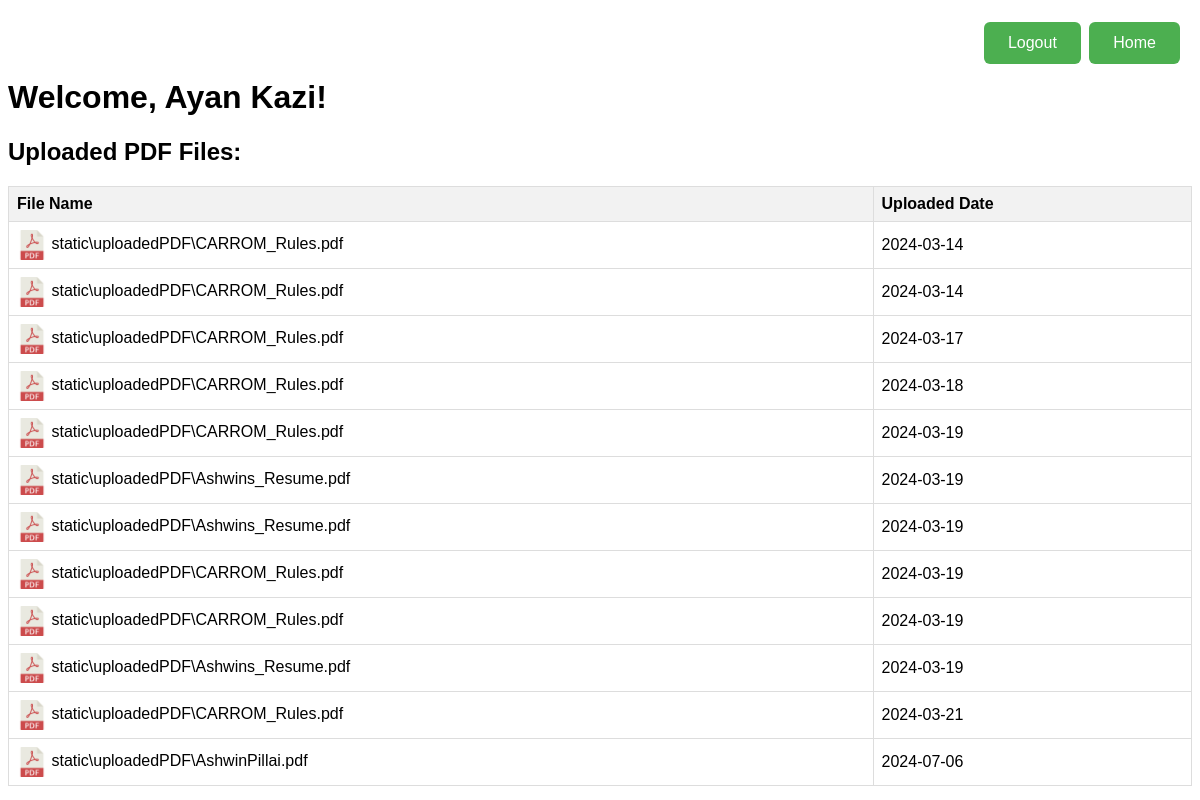
The app's page /my_files (signed in) with its own data.
### tables this page shows
CREATE TABLE UploadedFiles(
        id INTEGER PRIMARY KEY AUTOINCREMENT,
        user_id TEXT NOT NULL,
        pdf_path TEXT NOT NULL,
        created_at TIMESTAMP DEFAULT CURRENT_TIMESTAMP,
        FOREIGN KEY (user_id) REFERENCES Signup (Signup_id)
        );

### flask_app.py (the view)
@app.route('/my_files')
def my_files():
    if not is_logged_in():
        return render_template('access_denied.html')
    else:
        user_id = session['user_id']
        user_name = session['user_name']
        user_pdf_files = get_user_pdf_files(user_id)
        return render_template("my_files.html", user_pdf_files=user_pdf_files, user_name=user_name)

### flask_app.py (called while the page is built)
def get_database_connection():
    return sqlite3.connect('Account.db')

def close_db_connection(conn):
    if conn:
        conn.close()

def is_logged_in():
    return 'user_id' in session

def get_user_pdf_files(user_id):
    conn = get_database_connection()
    cursor = conn.cursor()
    cursor.execute("SELECT pdf_path, DATE(created_at) FROM UploadedFiles WHERE user_id = ?", (user_id,))
    pdf_files = cursor.fetchall()
    close_db_connection(conn)
    pdf_files = [(os.path.basename(pdf_path), created_at) for pdf_path, created_at in pdf_files]
    return pdf_files

### templates/my_files.html (shortened to what this page needs)
<!DOCTYPE html>
<html lang="en">
<head>
    <link rel="stylesheet" href="{{ url_for('static',filename='css/upfiles.css') }}">
</head>
<body>
    <div class="top-buttons">
        <a href="{{ url_for('logout') }}" class="logout-btn">Logout</a>
        <a href="{{ url_for('index') }}" class="home-btn">Home</a>
    </div>
    <h1>Welcome, {{ user_name }}!</h1>
    <h2>Uploaded PDF Files:</h2>
    <table>
        <tr>
            <th>File Name</th>
            <th>Uploaded Date</th>
        </tr>
        {% for pdf_file in user_pdf_files %}
        <tr>
            <td><img src="{{ url_for('static', filename='img/pdf.png') }}" alt="PDF Icon" class="pdf-icon"> {{ pdf_file[0] }}</td>
            <td>{{ pdf_file[1] }}</td>
        </tr>
        {% endfor %}
    </table>
</body>
</html>

### static/css/upfiles.css (style rules this page uses)
body { font-family: Arial, sans-serif; position: relative; padding-top: 50px; }
.top-buttons { position: absolute; top: 0; right: 0; margin: 10px; }
.logout-btn, .home-btn { background-color: #4CAF50; color: white; border: none; padding: 12px 24px; text-align: center; text-decoration: none; display: inline-block; font-size: 16px; margin: 4px 2px; cursor: pointer; border-radius: 6px; transition: background-color 0.3s ease; }
table { width: 100%; border-collapse: collapse; }
th, td { border: 1px solid #dddddd; text-align: left; padding: 8px; }
th { background-color: #f2f2f2; }
.pdf-icon { width: 30px; height: 30px; vertical-align: middle; }

### records on screen
UploadedFiles: pdf_path "static\\uploadedPDF\\CARROM_Rules.pdf", created_at "2024-03-14"
UploadedFiles: pdf_path "static\\uploadedPDF\\CARROM_Rules.pdf", created_at "2024-03-14"
UploadedFiles: pdf_path "static\\uploadedPDF\\CARROM_Rules.pdf", created_at "2024-03-17"
UploadedFiles: pdf_path "static\\uploadedPDF\\CARROM_Rules.pdf", created_at "2024-03-18"
UploadedFiles: pdf_path "static\\uploadedPDF\\CARROM_Rules.pdf", created_at "2024-03-19"
UploadedFiles: pdf_path "static\\uploadedPDF\\Ashwins_Resume.pdf", created_at "2024-03-19"
UploadedFiles: pdf_path "static\\uploadedPDF\\Ashwins_Resume.pdf", created_at "2024-03-19"
UploadedFiles: pdf_path "static\\uploadedPDF\\CARROM_Rules.pdf", created_at "2024-03-19"
UploadedFiles: pdf_path "static\\uploadedPDF\\CARROM_Rules.pdf", created_at "2024-03-19"
UploadedFiles: pdf_path "static\\uploadedPDF\\Ashwins_Resume.pdf", created_at "2024-03-19"
UploadedFiles: pdf_path "static\\uploadedPDF\\CARROM_Rules.pdf", created_at "2024-03-21"
UploadedFiles: pdf_path "static\\uploadedPDF\\AshwinPillai.pdf", created_at "2024-07-06"

### other values on screen
{{ user_name }} "Ayan Kazi"
